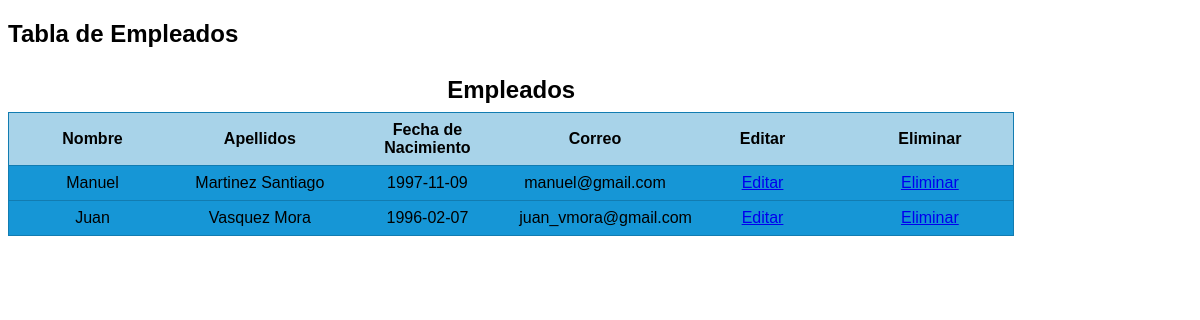
The page /php/datoEmpleado.php on the database its author committed.
### tables this page shows
CREATE TABLE `empleado` (
  `id` bigint(20) NOT NULL,
  `nombre` varchar(50) NOT NULL,
  `apellidos` varchar(200) NOT NULL,
  `correo` varchar(200) NOT NULL,
  `fecha` date NOT NULL
);

### php/Empleado.php (called while the page is built, shortened)
<?php
include_once "./Conexion.php";
class Empleado extends Conexion {
  public static function all() {
    $conexion = new Conexion();
    $conexion->conectar();
    $prepare = mysqli_prepare($conexion->con, "SELECT * FROM empleado");
    $prepare->execute();
    $res = $prepare->get_result();
    $empleados = [];
    while($empleado = $res->fetch_object(Empleado::class)){
      array_push($empleados, $empleado);
    }
    return $empleados;
  }
}

### php/Conexion.php (called while the page is built, shortened)
<?php
class Conexion {
  public function conectar(){
    $this->con =  mysqli_connect("127.0.0.1","root","","sistema_productos");
  }
}

### php/datoEmpleado.php (the view, shortened to what this page needs)
<?php
include_once "./Empleado.php";
$empleados = Empleado::all();
?>
<!DOCTYPE html>
<html lang="es">
<head>
  <link rel="stylesheet" href="../css/table.css">
</head>
<body>
  <h2>Tabla de Empleados</h2>
  <table class="table">
   <caption>Empleados</caption>
   <thead>
    <tr>
      <th>Nombre</th>
      <th>Apellidos</th>
      <th>Fecha de Nacimiento</th>
      <th>Correo</th>
      <th>Editar</th>
      <th>Eliminar</th>
    </tr>
   </thead>
   <tbody>
    <?php foreach($empleados as $empleado) {?>
      <tr>
      <td><?php echo $empleado->nombre; ?></td>
      <td><?php echo $empleado->apellidos; ?></td>
      <td><?php echo $empleado->fecha; ?></td>
      <td><?php echo $empleado->correo; ?></td>
      <td><a id="linkEmpEdit" class="table-link table-link__edit" href="../php/vistaUpdateEmpleado.php?id=<?php echo $empleado->id; ?>">Editar</a></td>
      <td><a id="linkEmpDelete" class="table-link table-link__delete" href="../php/deleteEmpleado.php?id=<?php echo $empleado->id; ?>">Eliminar</a></td>
      </tr>
      <?php } ?>
   </tbody>
  </table>
</body>
</html>

### css/table.css (style rules this page uses)
body { font-family: 'Gill Sans', 'Gill Sans MT', Calibri, 'Trebuchet MS', sans-serif; }
.table { width: 85%; border: 1px solid #A6ACFA; border-collapse: collapse; margin: 0; padding: 0; table-layout: fixed; }
.table-link { text-align: center; justify-content: center; }
caption { font-size: 1.5em; font-weight: bold; margin: 8px 0; }
tr { background-color: #1696D6; border: 1px solid #127CB1; }
th, td { font-size: 1em; padding: 8px; text-align: center; }
thead th { background-color: #A8D3E9; }

### rows shown on the page
empleado: nombre "Manuel", apellidos "Martinez Santiago", fecha "1997-11-09", correo "manuel@gmail.com"
empleado: nombre "Juan", apellidos "Vasquez Mora", fecha "1996-02-07", correo "juan_vmora@gmail.com"
